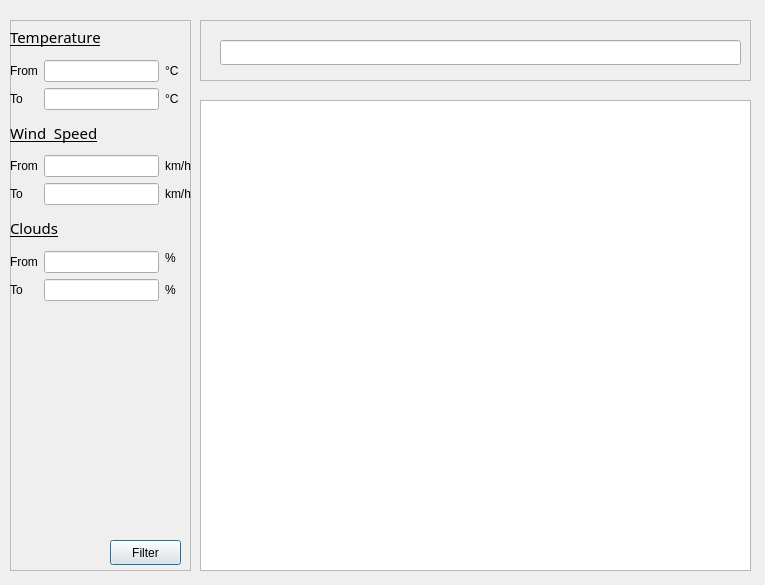
<?xml version="1.0" encoding="UTF-8"?>
<ui version="4.0">
 <class>History</class>
 <widget class="QDialog" name="History">
  <property name="geometry">
   <rect>
    <x>0</x>
    <y>0</y>
    <width>765</width>
    <height>585</height>
   </rect>
  </property>
  <property name="windowTitle">
   <string>History</string>
  </property>
  <widget class="QFrame" name="frame">
   <property name="geometry">
    <rect>
     <x>10</x>
     <y>20</y>
     <width>181</width>
     <height>551</height>
    </rect>
   </property>
   <property name="frameShape">
    <enum>QFrame::StyledPanel</enum>
   </property>
   <property name="frameShadow">
    <enum>QFrame::Raised</enum>
   </property>
   <widget class="QWidget" name="widget" native="true">
    <property name="geometry">
     <rect>
      <x>0</x>
      <y>0</y>
      <width>181</width>
      <height>281</height>
     </rect>
    </property>
    <layout class="QGridLayout" name="gridLayout">
     <item row="7" column="0">
      <widget class="QLabel" name="label_8">
       <property name="text">
        <string>From</string>
       </property>
      </widget>
     </item>
     <item row="5" column="2">
      <widget class="QLabel" name="label_13">
       <property name="text">
        <string>km/h</string>
       </property>
      </widget>
     </item>
     <item row="8" column="2">
      <widget class="QLabel" name="label_11">
       <property name="text">
        <string>%</string>
       </property>
      </widget>
     </item>
     <item row="5" column="0">
      <widget class="QLabel" name="label_6">
       <property name="text">
        <string>To</string>
       </property>
      </widget>
     </item>
     <item row="6" column="0" colspan="2">
      <widget class="QLabel" name="label_7">
       <property name="font">
        <font>
         <family>Noto Sans Sinhala</family>
         <pointsize>11</pointsize>
         <underline>true</underline>
        </font>
       </property>
       <property name="text">
        <string>Clouds</string>
       </property>
      </widget>
     </item>
     <item row="4" column="1">
      <widget class="QLineEdit" name="lineEdit_4"/>
     </item>
     <item row="1" column="1">
      <widget class="QLineEdit" name="lineEdit_2"/>
     </item>
     <item row="5" column="1">
      <widget class="QLineEdit" name="lineEdit_5"/>
     </item>
     <item row="2" column="1">
      <widget class="QLineEdit" name="lineEdit_3"/>
     </item>
     <item row="4" column="0">
      <widget class="QLabel" name="label_5">
       <property name="text">
        <string>From</string>
       </property>
      </widget>
     </item>
     <item row="1" column="0">
      <widget class="QLabel" name="label">
       <property name="text">
        <string>From</string>
       </property>
      </widget>
     </item>
     <item row="3" column="0" colspan="2">
      <widget class="QLabel" name="label_4">
       <property name="font">
        <font>
         <family>Noto Sans Sinhala</family>
         <pointsize>11</pointsize>
         <underline>true</underline>
        </font>
       </property>
       <property name="text">
        <string>Wind Speed</string>
       </property>
      </widget>
     </item>
     <item row="7" column="2" alignment="Qt::AlignTop">
      <widget class="QLabel" name="label_10">
       <property name="text">
        <string>%</string>
       </property>
      </widget>
     </item>
     <item row="1" column="2">
      <widget class="QLabel" name="label_14">
       <property name="text">
        <string>°C</string>
       </property>
      </widget>
     </item>
     <item row="0" column="0" colspan="2">
      <widget class="QLabel" name="label_3">
       <property name="font">
        <font>
         <family>Noto Sans Sinhala</family>
         <pointsize>11</pointsize>
         <underline>true</underline>
        </font>
       </property>
       <property name="text">
        <string>Temperature</string>
       </property>
      </widget>
     </item>
     <item row="2" column="2">
      <widget class="QLabel" name="label_15">
       <property name="text">
        <string>°C</string>
       </property>
      </widget>
     </item>
     <item row="8" column="0">
      <widget class="QLabel" name="label_9">
       <property name="text">
        <string>To</string>
       </property>
      </widget>
     </item>
     <item row="2" column="0">
      <widget class="QLabel" name="label_2">
       <property name="text">
        <string>To</string>
       </property>
      </widget>
     </item>
     <item row="7" column="1">
      <widget class="QLineEdit" name="lineEdit_6"/>
     </item>
     <item row="8" column="1">
      <widget class="QLineEdit" name="lineEdit_7"/>
     </item>
     <item row="4" column="2">
      <widget class="QLabel" name="label_12">
       <property name="text">
        <string>km/h</string>
       </property>
      </widget>
     </item>
    </layout>
   </widget>
   <widget class="QPushButton" name="pushButton_2">
    <property name="geometry">
     <rect>
      <x>100</x>
      <y>520</y>
      <width>71</width>
      <height>25</height>
     </rect>
    </property>
    <property name="text">
     <string>Filter</string>
    </property>
   </widget>
  </widget>
  <widget class="QTableView" name="tableView">
   <property name="geometry">
    <rect>
     <x>200</x>
     <y>100</y>
     <width>551</width>
     <height>471</height>
    </rect>
   </property>
  </widget>
  <widget class="QFrame" name="frame_2">
   <property name="geometry">
    <rect>
     <x>200</x>
     <y>20</y>
     <width>551</width>
     <height>61</height>
    </rect>
   </property>
   <property name="frameShape">
    <enum>QFrame::StyledPanel</enum>
   </property>
   <property name="frameShadow">
    <enum>QFrame::Raised</enum>
   </property>
   <widget class="QLineEdit" name="lineEdit">
    <property name="geometry">
     <rect>
      <x>20</x>
      <y>20</y>
      <width>521</width>
      <height>25</height>
     </rect>
    </property>
   </widget>
  </widget>
 </widget>
 <resources/>
 <connections/>
</ui>
